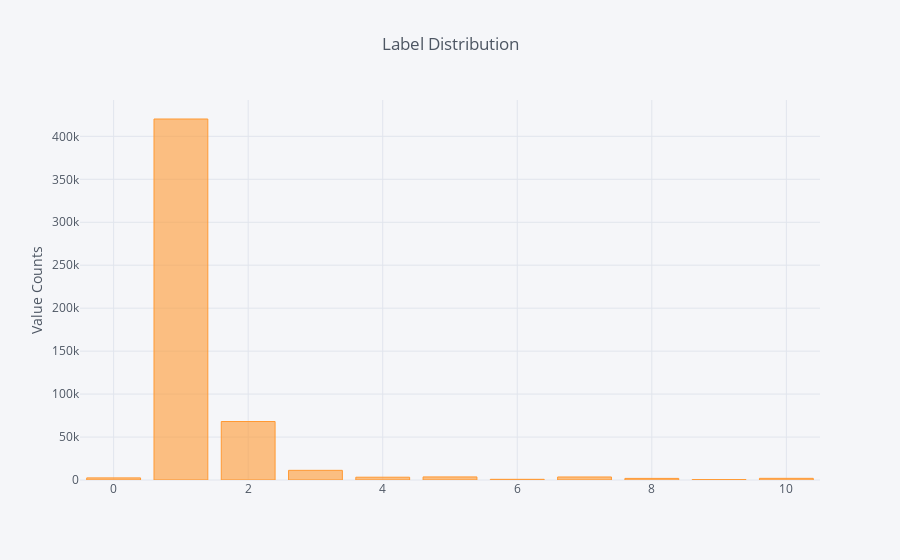

This figure's notebook cell:
### Markdown cell above
Let us perform some exploratory data analysis starting by visualizing our label distribution:

### Code cell
df['label'].value_counts().sort_values(ascending=False).iplot(kind='bar', yTitle='Value Counts',
                                                                title='Label Distribution')

### Figure 1 — Plotly figure (JSON) as saved in the notebook; plotly's stock layout.template omitted (floating-point values rounded to 4 significant figures)
{"data": [{"marker": {"color": "rgba(255, 153, 51, 0.6)", "line": {"color": "rgba(255, 153, 51, 1.0)", "width": 1}}, "name": "label", "orientation": "v", "text": "", "type": "bar", "uid": "6fce9fce-d20d-4ec9-977d-c149315c6f20", "x": [1, 2, 3, 5, 7, 4, 0, 10, 8, 6, 9], "y": [420184, 68076, 11257, 3584, 3521, 3248, 2457, 1928, 1868, 786, 492]}], "layout": {"legend": {"bgcolor": "#F5F6F9", "font": {"color": "#4D5663"}}, "paper_bgcolor": "#F5F6F9", "plot_bgcolor": "#F5F6F9", "title": {"font": {"color": "#4D5663"}, "text": "Label Distribution"}, "xaxis": {"gridcolor": "#E1E5ED", "showgrid": true, "tickfont": {"color": "#4D5663"}, "title": {"font": {"color": "#4D5663"}, "text": ""}, "zerolinecolor": "#E1E5ED"}, "yaxis": {"gridcolor": "#E1E5ED", "showgrid": true, "tickfont": {"color": "#4D5663"}, "title": {"font": {"color": "#4D5663"}, "text": "Value Counts"}, "zerolinecolor": "#E1E5ED"}}}
